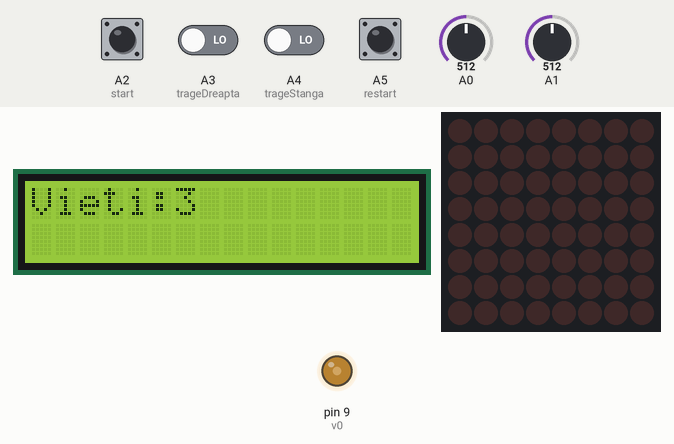
Bench run of a sketch on a simulated Arduino Uno, built with avr-gcc and run on an emulated ATmega328P. On the bench: 16×2 character LCD, 8×8 LED matrix, output pins drawn as LEDs (lit = HIGH). The inputs (shaded band) are chosen by the test bench; at power-on: A2 (start), A3 (trageDreapta), A4 (trageStanga), A5 (restart) LOW, A0 = 512, A1 = 512. Random numbers use the default seed unless the sketch sets one.

Above: at 2.2 s.
2.3 s: A2 (start) pulled HIGH for 0.15 s
At 2.92 s:
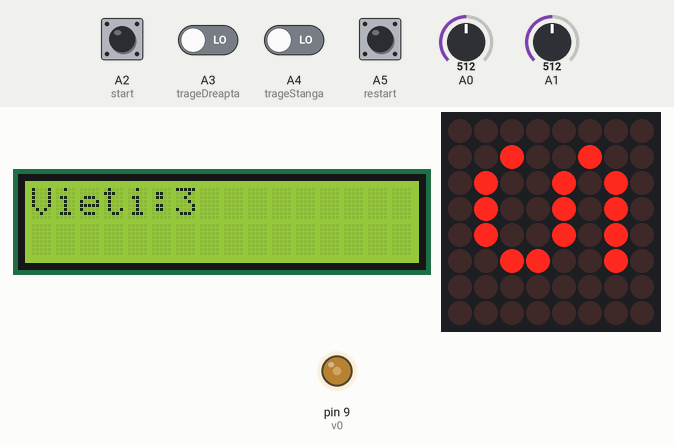
3.0 s: A0 set to 566
6.0 s: A0 set to 590
At 7.7 s:
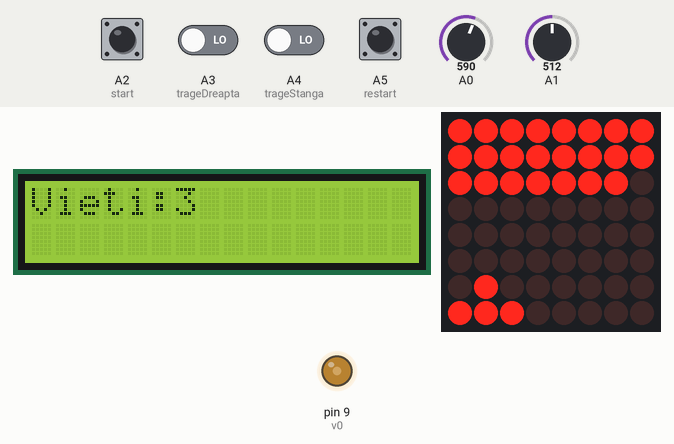
8.5 s: A5 (restart) pulled HIGH for 0.15 s
At 9.12 s:
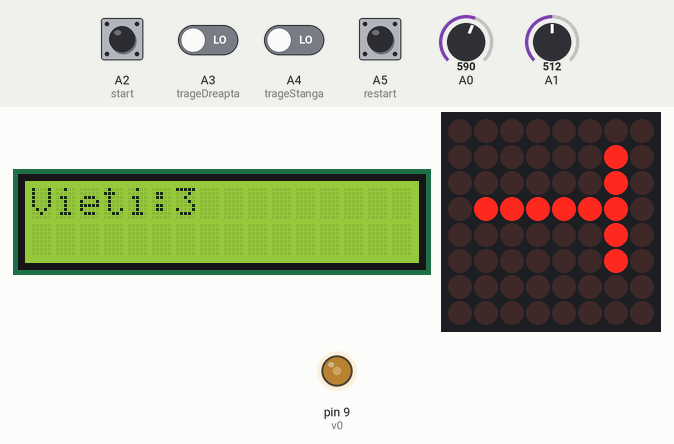
9.2 s: A3 (trageDreapta) driven HIGH
At 11.99 s:
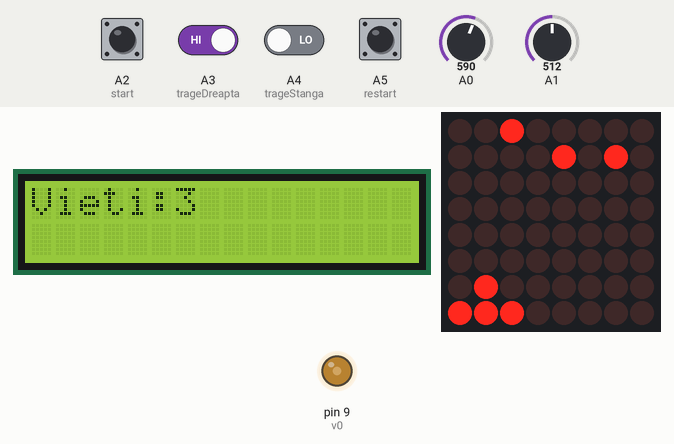
12.2 s: A4 (trageStanga) driven HIGH
At 12.62 s:
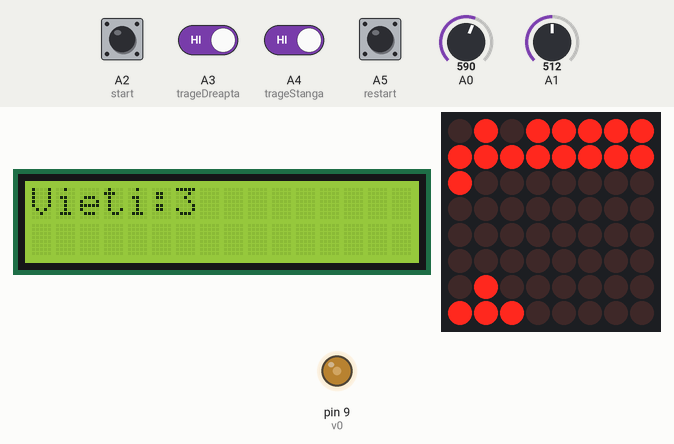
Timing chart, 0 to 15.2 s (numbered marks = the images above; inputs shaded):
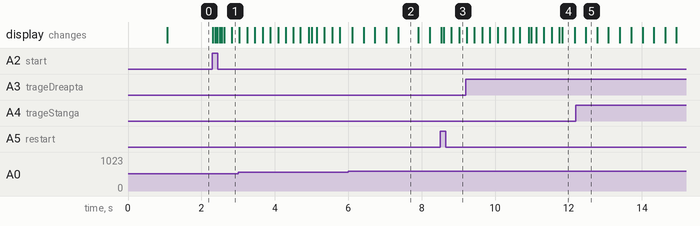

Measured:
- the behaviour switches between 583 and 584 on A0 (found by bisection; images 1 and 2)
- after the input at 2.3 s, the display: first changes at once (image 1 shows a later state)
- what the display in image 2 shows lasts 0.5 s, from 7.4 s to 7.9 s

The sketch:

Matrice_LED-uri.ino
```cpp
#include "LedControl.h" //  need the library
#include <LiquidCrystal.h>
LedControl lc=LedControl(12,11,10,1); //
int UD = 0;
int LR = 0; //Setting up controller//
int start = A2;
int trageDreapta = A3;
int trageStanga = A4;
int restart = A5;
int SW = 13;
long unsigned int timpMiscare = 0;
long unsigned int ultimulReloadRachete ;
int vitezaReload = 100;
int dificultate1 = 10000;
int dificultate2 = 20000;
int scor = 0;
int vieti = 3;

const int v0 = 9, rs = 7, en = 6, d4 = 5, d5 = 4, d6 = 3, d7 = 2;
LiquidCrystal lcd( rs, en, d4, d5, d6, d7);

int xCurrent = 7, yCurrent = 3; //Pozitia curenta
int xPrev, yPrev; //Pozitia precedenta
boolean GAME_OVER = true;

// pin 12 is connected to the MAX7219 pin 1
// pin 11 is connected to the CLK pin 13
// pin 10 is connected to LOAD pin 12
// pin 7 is connected to Start
// pin 5 is connected to Right Pushbutton
// pin 6 is connected to Left Pushbutton
// 1 as we are only using 1 MAX7219

// Messages

int gameOverMessage[10][8]={
  {0x00,0x3c,0x40,0x40,0x48,0x44,0x38,0x00},// G
  {0x00,0x38,0x44,0x7c,0x44,0x44,0x44,0x00},// A
  {0x00,0x44,0x6c,0x54,0x44,0x44,0x44,0x00},// M
  {0x00,0x7c,0x40,0x78,0x40,0x40,0x7c,0x00},// E
  {0x00,0x00,0x00,0x00,0x00,0x00,0x00,0x00},//  (space)
  {0x00,0x38,0x44,0x44,0x44,0x44,0x38,0x00},// O
  {0x00,0x44,0x44,0x44,0x44,0x28,0x10,0x00},// V
  {0x00,0x7c,0x40,0x78,0x40,0x40,0x7c,0x00},// E
  {0x00,0x30,0x48,0x48,0x70,0x48,0x44,0x00},// R
  {0x00,0x00,0x00,0x00,0x00,0x00,0x00,0x00},//  (space)
};

int startNewGameMessage[15][8]={
  {0x00,0x3c,0x40,0x38,0x04,0x44,0x38,0x00},// S
  {0x00,0x7c,0x10,0x10,0x10,0x10,0x10,0x00},// T
  {0x00,0x38,0x44,0x7c,0x44,0x44,0x44,0x00},// A
  {0x00,0x30,0x48,0x48,0x70,0x48,0x44,0x00},// R
  {0x00,0x7c,0x10,0x10,0x10,0x10,0x10,0x00},// T
  {0x00,0x00,0x00,0x00,0x00,0x00,0x00,0x00},//  (space)
  {0x00,0x44,0x64,0x54,0x4c,0x44,0x44,0x00},// N
  {0x00,0x7c,0x40,0x78,0x40,0x40,0x7c,0x00},// E
  {0x00,0x00,0x44,0x54,0x54,0x54,0x38,0x00},// W
  {0x00,0x00,0x00,0x00,0x00,0x00,0x00,0x00},//  (space)
  {0x00,0x3c,0x40,0x40,0x48,0x44,0x38,0x00},// G
  {0x00,0x38,0x44,0x7c,0x44,0x44,0x44,0x00},// A
  {0x00,0x44,0x6c,0x54,0x44,0x44,0x44,0x00},// M
  {0x00,0x7c,0x40,0x78,0x40,0x40,0x7c,0x00},// E
  {0x00,0x00,0x00,0x00,0x00,0x00,0x00,0x00},//  (space)
};

// Grid
byte EMPTY_GRID[8] = {
  B00000000,
  B00000000,
  B00000000,
  B00000000,
  B00000000,
  B00000000,
  B00000000,
  B00000000,
};

//Rachete

struct Racheta{
  int coordX;
  int coordY;
  long unsigned timpUpdate;

  bool lovesteTinta(int, int);
};

Racheta rachetaActiva[20] = {};
Racheta RACHETA_NULA = {};


bool nuExistaRacheta(Racheta racheta) {
  return (
    racheta.coordX == RACHETA_NULA.coordX &&
    racheta.coordY == RACHETA_NULA.coordY &&
    racheta.timpUpdate == RACHETA_NULA.timpUpdate
  );
}

int gasesteIDRacheta() {
  for (int i = 0; i < 20; i++) {
    if (nuExistaRacheta(rachetaActiva[i])) {
      return i;
    }
  }
}


void stergeRacheta(int IDRacheta) {
  rachetaActiva[IDRacheta] = RACHETA_NULA;
}


void trageRachetaDreapta() {
  int IDRacheta = gasesteIDRacheta();
  if((millis() - ultimulReloadRachete) > vitezaReload)
  {
     if (IDRacheta != -1) {
    rachetaActiva[IDRacheta] = (Racheta){5, yCurrent + 1, millis()};
  }
  ultimulReloadRachete = millis();
  if (millis() == dificultate1)
      {
        vitezaReload = 1000;
      }
  }


}

void trageRachetaStanga() {
  int IDRacheta = gasesteIDRacheta();

  if((millis() - ultimulReloadRachete) > vitezaReload)
  {
     if (IDRacheta != -1) {
    rachetaActiva[IDRacheta] = (Racheta){5, yCurrent - 1, millis()};
  }
  ultimulReloadRachete = millis();
  }

}

bool Racheta::lovesteTinta(int tintaCoordX, int tintaCoordY) {
  return (
    coordX == tintaCoordX &&
    coordY == tintaCoordY
  );
}

//Meteori

class Meteor {
  public:
    int coordX = 0; //partea de sus a ecranului
    int coordY;

    int movementSpeed = 1000;

    bool sePoateMisca();
    void miscaMeteor();

  private:
    long unsigned int ultimaMiscare = 0;
};

bool Meteor::sePoateMisca() {
  return (millis() - ultimaMiscare) > movementSpeed;
}

Meteor meteoriActivi[64] = {};
bool meteorOcupat[64] = {};


void Meteor::miscaMeteor() {
  int newCoordX = coordX + 1;  // misca in fata
  int newCoordY = coordY + random(2) - 1;  //misca la stanga, dreapta sau deloc

  bool pozitiaNouaEsteOcupata = false;
  Meteor meteor;

  for (int meteorID = 0; meteorID < 64; meteorID++) {
    if (meteorOcupat[meteorID]) {
      meteor = meteoriActivi[meteorID];

      if (meteor.coordX == newCoordX && meteor.coordY == newCoordY) {
        pozitiaNouaEsteOcupata = true;
        break;
      }
    }
  }

  if (!pozitiaNouaEsteOcupata) {
    lc.setLed(0, meteor.coordX, meteor.coordY, false);
    coordX = newCoordX;
    coordY = newCoordY;
    ultimaMiscare = millis();
  }
}


long ultimulMeteorCreat = 500;
int frecventaMeteori = 2000;

void creeazaMeteor() {
  if ((millis() - ultimulMeteorCreat) < frecventaMeteori) {
    return;
    ultimulMeteorCreat = millis();
  }

  Meteor meteor;
  meteor.coordY = random(8);

  if (millis() == dificultate1)
      {
        frecventaMeteori = 1000;
        ultimulMeteorCreat = 250;
        meteor.movementSpeed = 500;
      }

   if (millis() == dificultate2)
      {
        frecventaMeteori = 500;
        ultimulMeteorCreat = 150;
        meteor.movementSpeed = 250;
      }


  for (int meteorID = 0; meteorID < 64; meteorID++) {
    if (!meteorOcupat[meteorID]) {
      meteorOcupat[meteorID] = true;
      meteoriActivi[meteorID] = meteor;
      break;
    }
  }
}

//Functii de desenare

void deseneazaMeteori() {
  for (int meteorID = 0; meteorID < 64; meteorID++) {
    Meteor meteor = meteoriActivi[meteorID];

    if (meteorOcupat[meteorID]) {
      lc.setLed(0, meteor.coordX, meteor.coordY, true);
      lc.setLed(0, meteor.coordX - 1, meteor.coordY, false);


      if (meteor.sePoateMisca()) {
        meteoriActivi[meteorID].miscaMeteor();

        if (meteor.coordY < 0 || meteor.coordY > 7 || meteor.coordX < 0 ) {
          meteorOcupat[meteorID] = false;
        }
      }
    }
  }
}

void deseneazaRachete() {
  Racheta racheta;

  for (int IDRacheta = 0; IDRacheta < 20; IDRacheta++) {
    racheta = rachetaActiva[IDRacheta];

    if (!nuExistaRacheta(racheta)) {
      lc.setLed(0, racheta.coordX, racheta.coordY, true);
      lc.setLed(0, racheta.coordX + 1, racheta.coordY, false);

      if (racheta.coordX > 0) {
        rachetaActiva[IDRacheta].coordX -= 1;
        rachetaActiva[IDRacheta].timpUpdate = millis();
      } if(racheta.coordX == 0)
      {
        stergeRacheta(IDRacheta);
      }
    }
  }
}

//Altele

void resetGame() {
  GAME_OVER = true;


  lcd.clear();
      lcd.setCursor(0, 1);
      lcd.print("Scor:");
      lcd.print(scor);


  drawGrid(EMPTY_GRID);

  for(int meteorID = 0; meteorID <64; meteorID++)
    meteorOcupat[meteorID] = false;

      lc.setLed(0, xCurrent, yCurrent, false);
      lc.setLed(0, xCurrent, yCurrent + 1, false);
      lc.setLed(0, xCurrent, yCurrent - 1, false);
      lc.setLed(0, xCurrent - 1, yCurrent, false);

      blinkScreen(3);

      for (int i = 0; i < 10; i++) {
        for (int row = 0; row < 8; row++) {
          lc.setColumn(0, row, gameOverMessage[i][7 - row]);
          delay(25);
        }
        delay(100);
      }


}

void restartGame(){

  drawGrid(EMPTY_GRID);
  vieti = 3;
  scor = 0;


  for(int meteorID = 0; meteorID <64; meteorID++)
    meteorOcupat[meteorID] = false;

      lc.setLed(0, xCurrent, yCurrent, false);
      lc.setLed(0, xCurrent, yCurrent + 1, false);
      lc.setLed(0, xCurrent, yCurrent - 1, false);
      lc.setLed(0, xCurrent - 1, yCurrent, false);


      blinkScreen(1);

      for (int i = 0; i < 15; i++) {
      for (int row = 0; row < 8; row++) {
        lc.setColumn(0, row, startNewGameMessage[i][7 - row]);
        delay(25);
      }

}
}

void blinkScreen(int nTimes) {
  for (int i = 0; i < nTimes; i++) {
    for (int row = 0; row < 8; row++) {
      lc.setColumn(0, row, B11111111);
    }
    delay(50);

    for (int row = 0; row < 8; row++) {
      lc.setColumn(0, row, B00000000);
    }
    delay(50);
  }
}
void drawGrid(byte * grid) {
  for (int row = 0; row < 8; row++) {
    lc.setColumn(0, row, grid[row]);
  }
}


//Verificari

void verificaDacaMeteorLovesteNava()
{
  for(int meteorID = 0; meteorID < 64; meteorID++)
  {
    Meteor meteor = meteoriActivi[meteorID];

    if(meteorOcupat[meteorID] && meteor.coordX == xCurrent && meteor.coordY == yCurrent || meteorOcupat[meteorID] && meteor.coordX == xCurrent && meteor.coordY == yCurrent - 1 || meteorOcupat[meteorID] && meteor.coordX == xCurrent && meteor.coordY == yCurrent + 1 || meteorOcupat[meteorID] && meteor.coordX == xCurrent - 1 && meteor.coordY == yCurrent)
    {

      if (vieti == 0)
      {
        meteorOcupat[meteorID] = false;
        resetGame();

        lcd.clear();


      }

      else
      {
        meteorOcupat[meteorID] = false;
        vieti -= 1;
        lcd.clear();
        lcd.setCursor(0, 0);
        lcd.print("Vieti:");
        lcd.print(vieti);
      }

    }

  }
}

void verificaDacaNavaLovesteMeteor()
{
  Racheta racheta;
  Meteor meteor;

  for(int IDRacheta = 0; IDRacheta < 20; IDRacheta++)
  {
    racheta = rachetaActiva[IDRacheta];

    {
      if(!nuExistaRacheta(racheta))
      {
        for(int meteorID = 0; meteorID < 64; meteorID++)
        {
          meteor = meteoriActivi[meteorID];

          if(meteorOcupat[meteorID] && racheta.lovesteTinta(meteor.coordX, meteor.coordY) || racheta.coordX == meteor.coordX && racheta.coordY == meteor.coordY)
          {
            meteorOcupat[meteorID] = false;
            scor += 1;
          }
        }//meteor
      }
    }
  }//racheta
}

void miscaNava(int xTranslate, int yTranslate)
{
  yPrev = yCurrent;
  if(yTranslate < 0)
   {
    if(yCurrent - 1 != 0)
     yCurrent -= 1;
   }
   if(yTranslate > 0)
   {
    if(yCurrent + 1 != 7)
      yCurrent += 1;
   }
   if (yCurrent != yPrev)
   {
      if ((yCurrent - yPrev) == 1)
      {
        lc.setLed(0, xCurrent, yCurrent, true);
        lc.setLed(0, xCurrent, yCurrent + 1, true);
        lc.setLed(0, xCurrent, yCurrent - 1, true);
        lc.setLed(0, xCurrent - 1, yCurrent, true);
        lc.setLed(0, xCurrent, yPrev - 1, false);
        lc.setLed(0, xCurrent - 1, yPrev, false);
      }
      else
      {
        lc.setLed(0, xCurrent, yCurrent, true);
        lc.setLed(0, xCurrent, yCurrent + 1, true);
        lc.setLed(0, xCurrent, yCurrent - 1, true);
        lc.setLed(0, xCurrent - 1, yCurrent, true);
        lc.setLed(0, xCurrent, yPrev + 1, false);
        lc.setLed(0, xCurrent - 1, yPrev, false);
      }
    }
}


void setup()
{

  // the zero refers to the MAX7219 number, it is zero for 1 chip
  lc.shutdown(0, false);// turn off power saving, enables display
  lc.setIntensity(0, 8);// sets brightness (0~15 possible values)
  lc.clearDisplay(0);// clear screen
  pinMode(start, INPUT);
  pinMode(trageDreapta, INPUT);
  pinMode(trageStanga, INPUT);
  pinMode(restart, INPUT);
  Serial.begin(9600);

  analogWrite(v0, 100);
  lcd.begin(16, 2);
  // Print a message to the LCD.
  lcd.print("Start joc!");
  delay(1000);
  lcd.clear();
  lcd.print("Vieti:");
  lcd.print(vieti);

}


void loop()
{
  UD = analogRead(A0);
  LR = analogRead(A1);

  int  st = digitalRead(start);
  int  trageD = digitalRead(trageDreapta);
  int  trageS = digitalRead(trageStanga);
  int re = digitalRead(restart);
  char xTranslate = map( LR, 1021, 0, -3, 4);//mapeaza valorile de la joystick
  char yTranslate = map( UD, 1021, 0, -3, 4);
  unsigned long currentTime=millis();

  if(st == HIGH)
  {
    GAME_OVER = false;
    vieti = 3;
    scor = 0;
    blinkScreen(3);
    for (int i = 0; i < 15; i++) {
      for (int row = 0; row < 8; row++) {
        lc.setColumn(0, row, startNewGameMessage[i][7 - row]);
        delay(25);
      }
  }

  }

    // not in shutdown mode
    if(!GAME_OVER)
    {

      if(re == HIGH)
      {
        restartGame();
      }
     // lcd.setCursor(0, 0);
    //  lcd.print(String("Vieti: ") + String(vieti));


          //deseneaza nava
      lc.setLed(0, xCurrent, yCurrent, true);
      lc.setLed(0, xCurrent, yCurrent + 1, true);
      lc.setLed(0, xCurrent, yCurrent - 1, true);
      lc.setLed(0, xCurrent - 1, yCurrent, true);

      if (currentTime - timpMiscare >= 30)
      {
        miscaNava(xTranslate, yTranslate);
        timpMiscare = currentTime;
      }

      if (random(10) < 3) {
      creeazaMeteor();
    }

    deseneazaRachete();
    deseneazaMeteori();

    verificaDacaMeteorLovesteNava();
    verificaDacaNavaLovesteMeteor();


      if(trageS == HIGH)
      {
        trageRachetaStanga();
      }
      if(trageD == HIGH)
      {
        trageRachetaDreapta();
      }

    }

    }
```
